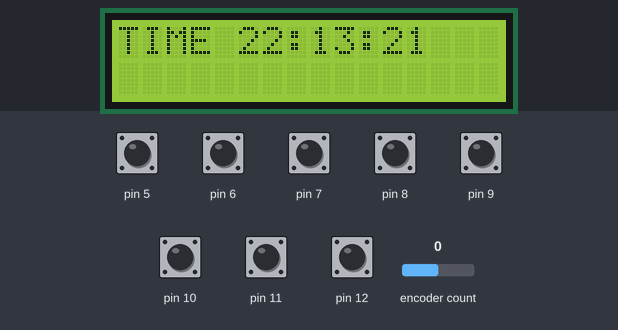
The sketch below on a simulated Arduino Uno, built with avr-gcc and run on an emulated ATmega328P. On the bench: 16×2 character LCD. Inputs (shaded band) come from the test bench; at power-on: pin 5–12 HIGH, encoder count 0. The local clock reads 2024-03-15 10:24:30 at power-on unless the sketch sets it; what the sketch prints to the serial monitor is not drawn.

Above: at 1.2 s.
1.3 s: pin 5 pulled LOW for 0.15 s
At 2.7 s:
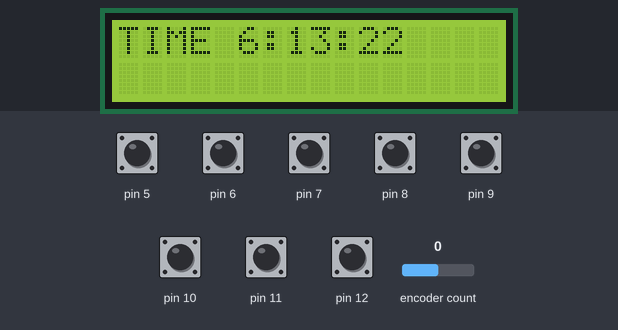
2.9 s: pin 6 pulled LOW for 1 s
At 4.8 s:
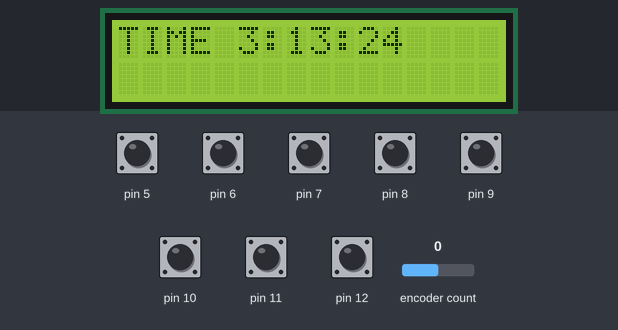
5.4 s: pin 9 pulled LOW for 1 s
At 7.7 s:
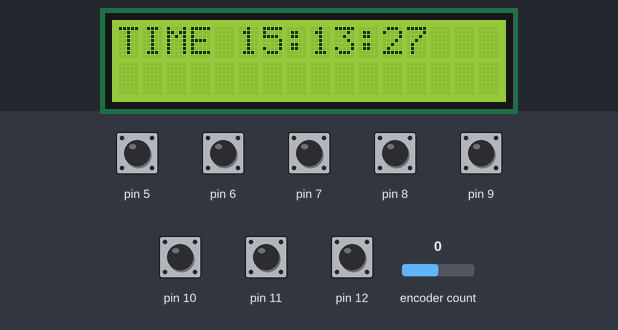
7.9 s: pin 7 pulled LOW for 0.15 s
At 8.8 s:
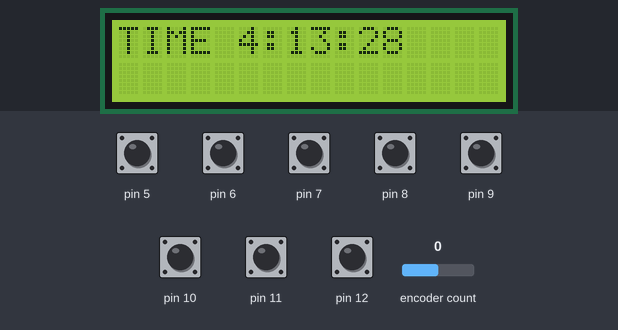
9.5 s: pin 12 pulled LOW for 1 s
At 11.8 s:
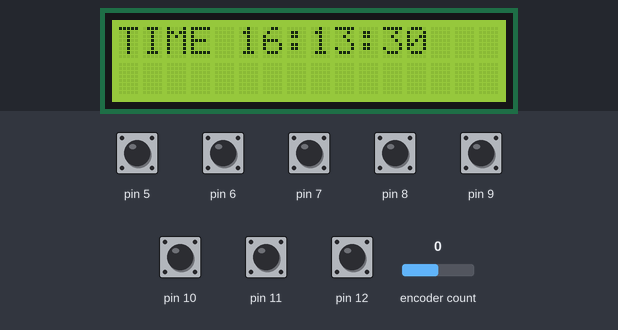

Measured:
- after the input at 1.3 s, the display: first changes after 0.06 s (image 1 shows a later state)
- what the display in image 2 shows lasts 1.1 s, from 4.0 s to 5.1 s

The sketch:

GlobeTrotter.ino
```cpp
/* Globe Trotter
 * A tangible and interactive picture viewer
 * an original idea by Caroline Buttet
 * www.carolinebuttet.ch
 *
 * Libraries used:
 * CapitiveSense Library
 * Paul Badger 2008
 * Uses a high value resistor e.g. 10M between send pin and receive pin
 * Resistor effects sensitivity, experiment with values, 50K - 50M. Larger resistor values yield larger sensor values.
 * Receive pin is the sensor pin - try different amounts of foil/metal on this pin
 *
 * The keyboard library from Arduino
 *
 * and the Encoder library
 * http://www.pjrc.com/teensy/td_libs_Encoder.html
 */
#include <CapacitiveSensor.h>
#include <Encoder.h>

// Date and time functions using a DS1307 RTC connected via I2C and Wire lib
#include <Wire.h>
#include "RTClib.h"
#include <LiquidCrystal_I2C.h>

/*countries*/
//threshold for capacitive sensing. Modify to suit your needs.
int threshold = 45;

//ENCODER
long oldPosition  = -999;

//ENCODER---------
//My rotary encoder is a chinese clone so I had to debounce it with capacitors, like explained here (https://idyl.io/2017/02/28/robodyn-24-steps-rotary-encoder-review/)
// Connect a 0.1µF capacitor from ground to CLK   (for debouncing)
// Connect a 0.1µF capacitor from ground to DT    (for debouncing)
Encoder myEnc(2, 3);
///

RTC_DS1307 rtc;

//setting the capacitive sensors (1 sensor per country)
CapacitiveSensor   cs_4_5 = CapacitiveSensor(4,5);    //Madagascar      // 10M resistor between pins 4 & 5, pin 6 is sensor pin, add a wire and a pin to your desired country on your globe.
CapacitiveSensor   cs_4_6 = CapacitiveSensor(4,6);    //Namibia         // 10M resistor between pins 4 & 6, pin 7 is sensor pin, add a wire and a pin to your desired country on your globe.
CapacitiveSensor   cs_4_7 = CapacitiveSensor(4,7);    //France          // 10M resistor between pins 4 & 7, pin 8 is sensor pin, add a wire and a pin to your desired country on your globe.
CapacitiveSensor   cs_4_8 = CapacitiveSensor(4,8);    //Ethiopia        // 10M resistor between pins 4 & 8, pin 8 is sensor pin, add a wire and a pin to your desired country on your globe.
CapacitiveSensor   cs_4_9 = CapacitiveSensor(4,9);    //China           // 10M resistor between pins 4 & 9, pin 9 is sensor pin, add a wire and a pin to your desired country on your globe.
CapacitiveSensor   cs_4_10 = CapacitiveSensor(4,10);  //Vietnam         // 10M resistor between pins 4 & 10, pin 10 is sensor pin, add a wire and a pin to your desired country on your globe.
CapacitiveSensor   cs_4_11 = CapacitiveSensor(4,11);  //Philippines     // 10M resistor between pins 4 & 11, pin 11 is sensor pin, add a wire and a pin to your desired country on your globe.
CapacitiveSensor   cs_4_12 = CapacitiveSensor(4,12);  //Japan           // 10M resistor between pins 4 & 12, pin 12 is sensor pin, add a wire and a pin to your desired country on your globe.

LiquidCrystal_I2C lcd(0x27, 2, 1, 0, 4, 5, 6, 7, 3, POSITIVE);  // Set the LCD I2C address
char daysOfTheWeek[7][12] = {"Sun", "Mon", "Tue", "Wed", "Thu", "Fri", "Sat"};

void setup()
{
   //begin serial communication
   Serial.begin(9600);

   lcd.begin (16,2);  // initialize the lcd
   lcd.backlight();//To Power ON the back light
   if (!rtc.begin())
   {
     lcd.print("Couldn't find RTC");
     while (1);
   }
   if (!rtc.isrunning())
   {
    lcd.print("RTC is NOT running!");
   }

   //auto update from computer time
   DateTime now = DateTime(F(__DATE__), F(__TIME__));
   rtc.adjust(now);
}

void loop()
{
  //update the encoder for the globe position.
  //updateEncoder();
  //update capacitive sensors to find out if a country has been touched.
  updateCapacitiveSensors();
  //display time on I2C LCD
  display();
}


void updateEncoder(){
  long newPosition = myEnc.read();
  if (newPosition != oldPosition) {

    //I am only reading every 4 steps, otherwise the pictures will update too quickly.
    if(newPosition % 4 == 0){
       Serial.println(newPosition/4);
       if(newPosition > oldPosition){
        //GOING COUNTERCLOCKWISE

       }
       else{
        //GOIGN CLOCKWISE

       }
    }
    oldPosition = newPosition;
  }
 }

void updateCapacitiveSensors(){
    long total1 =  cs_4_8.capacitiveSensor(30);   //Ethiopia
    long total2 =  cs_4_5.capacitiveSensor(30);   //Madagascar
    long total3 =  cs_4_6.capacitiveSensor(30);   //Namibia
    long total4 =  cs_4_7.capacitiveSensor(30);   //France

    long total5 =  cs_4_9.capacitiveSensor(30);   //China
    long total6 =  cs_4_10.capacitiveSensor(30);  //Vietnam
    long total7 =  cs_4_11.capacitiveSensor(30);  //Japan
    long total8 =  cs_4_12.capacitiveSensor(30);  //Philippines

    Serial.print("\t");                    // tab character for debug windown spacing
    Serial.print(total1);                  // print sensor output 1
    Serial.print("\t");
    Serial.print(total2);                  // print sensor output 2
    Serial.print("\t");
    Serial.print(total3);                  // print sensor output 3
    Serial.print("\t");
    Serial.print(total4);                // print sensor output 4

    Serial.print("\t");
    Serial.print(total5);                // print sensor output 5
    Serial.print("\t");
    Serial.print(total6);                // print sensor output 6
    Serial.print("\t");
    Serial.print(total7);                // print sensor output 7
    Serial.print("\t");
    Serial.println(total8);                // print sensor output 8

    DateTime now = rtc.now();
    int y = now.year();
    int mon = now.month();
    int d = now.day();
    int h = now.hour();
    int min = now.minute();
    int s = now .second();

    if(total1>threshold){
      if (h+1 <= 23){
        h++;
      }else{
        h=0;
      }
      rtc.adjust(DateTime(y,mon,d,h,min,s));
    }
    else if(total2>threshold){
      if (h+2 <= 23){
        h += 2;
      }else{
        h=0;
      }
      rtc.adjust(DateTime(y,mon,d,h,min,s));
    }
    else if(total3>threshold){
      if (h+3 <= 23){
        h += 3;
      }else{
        h=0;
      }
      rtc.adjust(DateTime(y,mon,d,h,min,s));
    }
    else if(total4>threshold){
      if (h+4 <= 23){
        h += 4;
      }else{
        h=0;
      }
      rtc.adjust(DateTime(y,mon,d,h,min,s));
    }
    else if(total5>threshold){
      if (h+5 <= 23){
        h += 5;
      }else{
        h=0;
      }
      rtc.adjust(DateTime(y,mon,d,h,min,s));
    }
    else if(total6>threshold){
      if (h+6 <= 23){
        h += 6;
      }else{
        h=0;
      }
      rtc.adjust(DateTime(y,mon,d,h,min,s));
    }
    else if(total7>threshold){
      if (h+7 <= 23){
        h += 7;
      }else{
        h=0;
      }
      rtc.adjust(DateTime(y,mon,d,h,min,s));
    }
    else if(total8>threshold){
      if (h+8 <= 23){
        h += 8;
      }else{
        h=0;
      }
      rtc.adjust(DateTime(y,mon,d,h,min,s));
    }
}

void display(){
  DateTime now = rtc.now();
  lcd.setCursor(0, 0);
  lcd.print("TIME");
  lcd.print(" ");
  lcd.print(now.hour());
  lcd.print(":");
  lcd.print(now.minute());
  lcd.print(":");
  lcd.print(now.second());
  lcd.print("  ");
}
```
